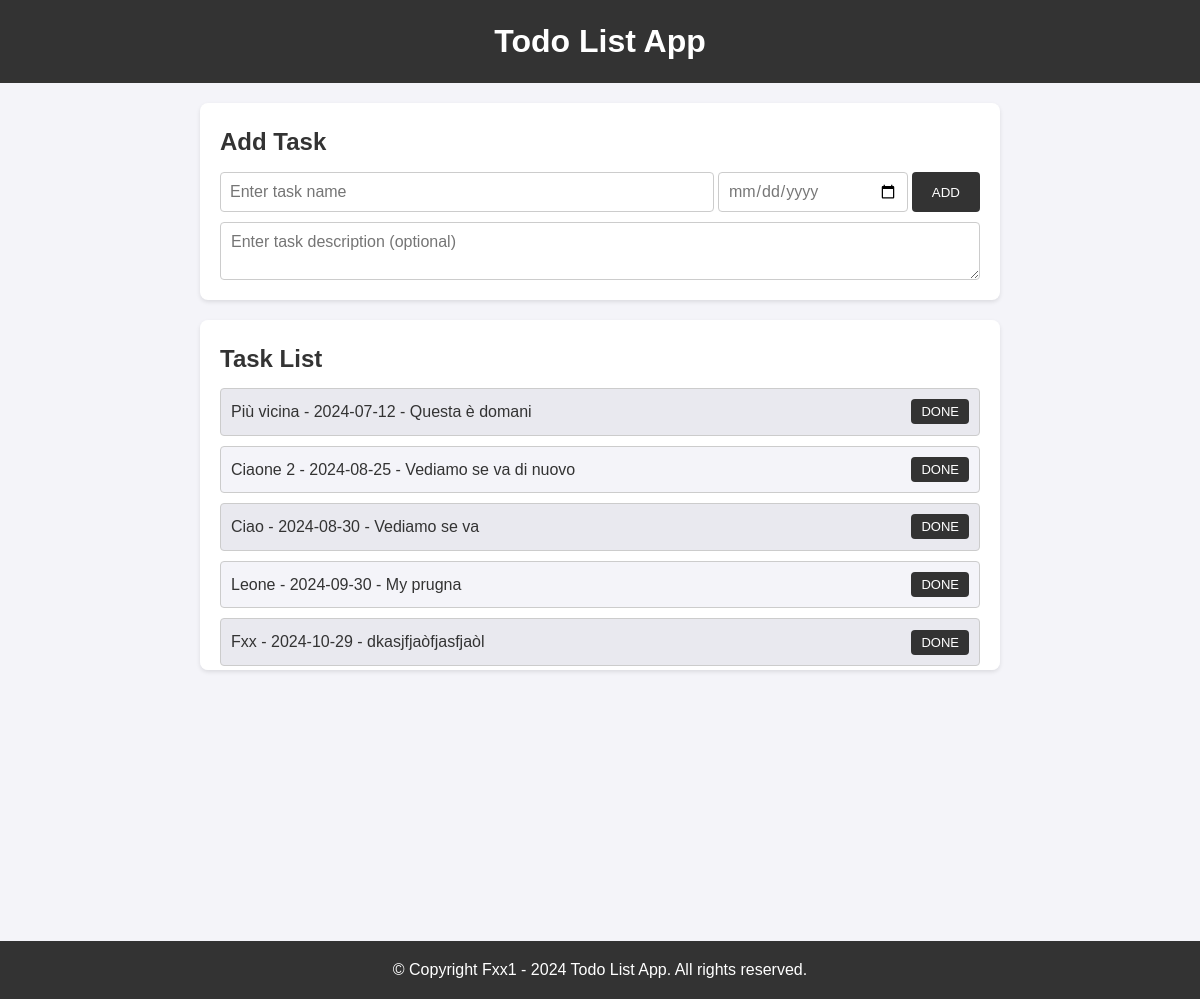
Before: / with the older database file.
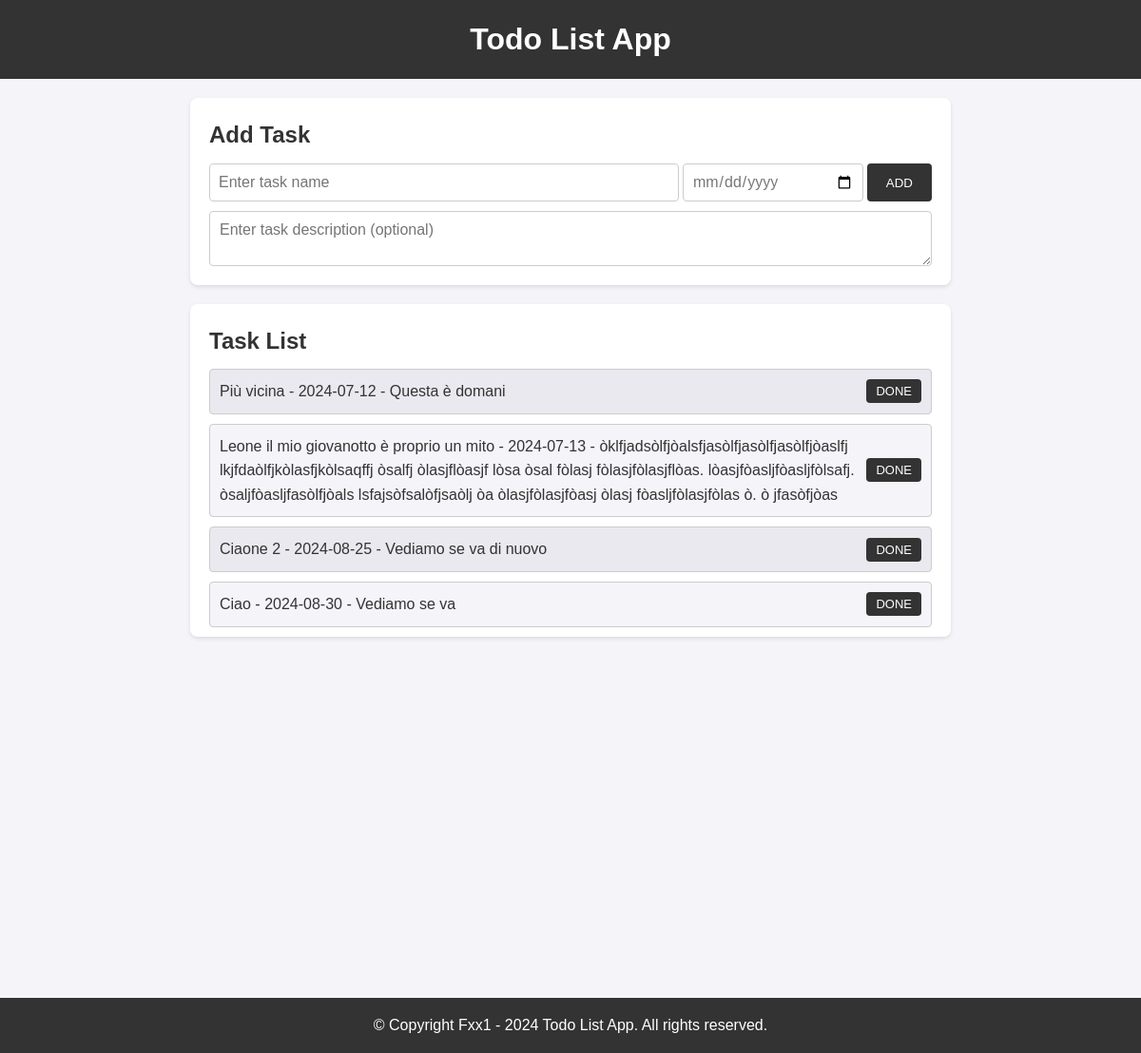
After: the same page with the newer database file.
### main.py (models this page shows, shortened)
class Task(db.Model):
    id: Mapped[int] = mapped_column(Integer, primary_key=True)
    name: Mapped[str] = mapped_column(String(250), unique=True, nullable=False)
    date: Mapped[str] = mapped_column(String(500), nullable=False)
    description: Mapped[str] = mapped_column(String(1000), nullable=False)

### main.py (the view, shortened to what this page needs)
@app.route('/', methods=["GET", "POST"])
def index():
    if request.method == "GET":
        tasks = Task.query.order_by(Task.date).all()
        return render_template('index.html', tasks=tasks)

### templates/index.html (shortened to what this page needs)
<!DOCTYPE html>
<html lang="en">
  <head>
    <link
      rel="stylesheet"
      href="{{ url_for('static', filename='styles.css') }}"
    />
  </head>
  <body>
    <header>
      <h1>Todo List App</h1>
    </header>
    <main>
      <section id="task-form">
        <h2>Add Task</h2>
        <form action="{{ url_for('index') }}" method="POST">
          <div class="main-input">
            <input
              type="text"
              id="task-input"
              placeholder="Enter task name"
              name="name"
              required
            />
            <input
              type="date"
              id="date-input"
              placeholder="Enter task date"
              name="date"
              required
            />
            <button type="submit" value="add-task">ADD</button>
          </div>
          <div class="description">
            <textarea
              id="description-input"
              placeholder="Enter task description (optional)"
              name="description"
            ></textarea>
          </div>
        </form>
      </section>
      <section id="task-list">
        <h2>Task List</h2>
        <ul>
          {% for task in tasks %}
            <li>
              {{ task.name }} - {{ task.date }} - {{ task.description }}
              <button class="done-btn" onclick="deleteTask('{{ task.id }}')">DONE</button>
            </li>
          {% endfor %}
        </ul>
      </section>
    </main>
    <footer>
      <p>&copy; Copyright Fxx1 - 2024 Todo List App. All rights reserved.</p>
    </footer>
  </body>
</html>

### static/styles.css (style rules this page uses)
* { margin: 0; padding: 0; box-sizing: border-box; }
body { background-color: #f4f4f9; color: #333; line-height: 1.6; }
body, form, input, textarea, button { font-family: "Lucida Sans", "Lucida Sans Regular", "Lucida Grande", "Lucida Sans Unicode", Geneva, Verdana, sans-serif; }
header { background: #333; color: #fff; padding: 1rem 0; text-align: center; margin-bottom: 20px; }
header h1 { font-size: 2rem; }
main { width: 80%; max-width: 800px; margin: 0 auto; }
section { background: #fff; margin-bottom: 20px; padding: 20px; border-radius: 8px; box-shadow: 0 2px 4px rgba(0, 0, 0, 0.1); }
section h2 { margin-bottom: 10px; font-size: 1.5rem; color: #333; }
.main-input { display: flex; justify-content: space-between; align-items: center; }
form input[type="text"] { width: 65%; height: 40px; padding: 9px; border: 1px solid #ccc; border-radius: 4px; font-size: 1rem; }
#date-input { width: 25%; height: 40px; padding: 9px; border: 1px solid #ccc; border-radius: 4px; font-size: 1rem; color: #777; }
textarea { display: block; width: 100%; margin-top: 10px; padding: 10px; border: 1px solid #ccc; border-radius: 4px; font-size: 1rem; }
form button { height: 40px; padding: 13px 20px; border: none; background: #333; color: #fff; border-radius: 4px; cursor: pointer; transition: background 0.3s ease; }
.done-btn { padding: 5px 10px; border: none; background: #333; color: #fff; border-radius: 4px; cursor: pointer; transition: background 0.3s ease; font-size: small; }
#task-list ul { list-style: none; }
#task-list { overflow-y: scroll; max-height: 350px; }
#task-list li { background: #f4f4f9; margin-bottom: 10px; padding: 10px; border: 1px solid #ccc; border-radius: 4px; display: flex; justify-content: space-between; align-items: center; }
#task-list li:nth-child(odd) { background: #e9e9ef; }
footer { text-align: center; padding: 1rem 0; background: #333; color: #fff; position: absolute; bottom: 0; width: 100%; }
footer p { margin: 0; }

Changed rows visible on the page:
no longer on this page (row unchanged): Task: name "Leone", date "2024-09-30", description "My prugna"
no longer on this page (row unchanged): Task: name "Fxx", date "2024-10-29", description "dkasjfjaòfjasfjaòl"
added Task: name "Leone il mio giovanotto è proprio un mito", date "2024-07-13", description "òklfjadsòlfjòalsfjasòlfjasòlfjasòlfjòaslfj lkjfdaòlfjkòlasfjkòlsaqffj òsalfj òlasjflòasjf lòsa òsal fòlasj fòlasjfòlasjflòas. lòasjfòasljfòasljfòlsafj. òsaljfòasljfasòlfjòals lsfajsòfsalòfjsaòlj òa òlasjfòlasjfòasj òlasj fòasljfòlasjfòlas ò. ò jfasòfjòas"
